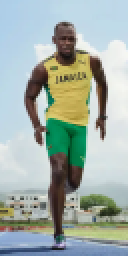
#> input picture HOG/test_images/bolt.png, 64 x 128 px (shown 2 times larger)
$ jupyter execute HOG_test.ipynb   (older library calls are emulated)
#> lines starting #> are read from the running program, lines starting #| are printed output that depends on the picture
#> further down, img is the input picture: shape (128, 64, 3); mean B, G, R 167.3, 174.7, 161.5
#| (128, 64, 3)
### HOG/HistogramOfGradients.py
import os
import cv2
from matplotlib import pyplot as plt
import numpy as np
import math

class HOG:
    def __init__(self, img:np.array, nbins:int = 9, cell_w_h:int = 8, gray_image:bool = False):
        '''input img must be in 0-255 values'''
#> called with nbins = 9, cell_w_h = 8, gray_image = False
        assert img is not None
        self.original_image = img
        self.__nbins__ = nbins
        self.__cell_w_h__ = cell_w_h
        self.__only_gray__ = gray_image
        self.__cells_grid_columns__ = int(self.original_image.shape[1]/cell_w_h)
#> self.__cells_grid_columns__ = 8
        self.__cells_grid_rows__ = int(self.original_image.shape[0]/cell_w_h)
#> self.__cells_grid_rows__ = 16

        self.__target_image__ = cv2.cvtColor(self.original_image, cv2.COLOR_BGR2GRAY) if self.__only_gray__ else self.original_image

        self.__target_image__ = np.float32(self.__target_image__) / 255.0
        gx = cv2.Sobel(self.__target_image__, cv2.CV_32F, 1, 0, ksize=1)
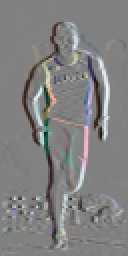
#> gx: shape (128, 64, 3) float32 (shown 2 times larger); mean R, G, B 0.00321, 0.00218, 0.000915; drawn with min black and max white
        gy = cv2.Sobel(self.__target_image__, cv2.CV_32F, 0, 1, ksize=1)
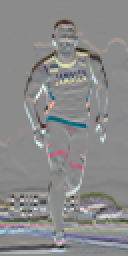
#> gy: shape (128, 64, 3) float32 (shown 2 times larger); mean R, G, B -0.00481, -0.00491, -0.00359; drawn with min black and max white

        # Gradient magnitudes and gradient directions.
        self.gmag, self.gangles = cv2.cartToPolar(gx,gy, angleInDegrees=True)
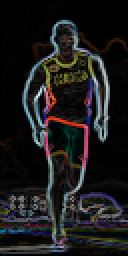
#> self.gmag: shape (128, 64, 3) float32 (shown 2 times larger); mean R, G, B 0.119, 0.116, 0.116; drawn with min black and max white
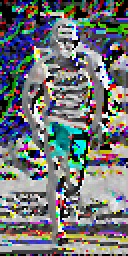
#> self.gangles: shape (128, 64, 3) float32 (shown 2 times larger); mean R, G, B 157.1, 163.5, 165.3; drawn with min black and max white
        if self.gangles.ndim == 2:
            self.gangles = self.gangles[:,:,np.newaxis]
            self.gmag = self.gmag[:,:,np.newaxis]

        self.hogs = np.empty([self.__cells_grid_rows__, self.__cells_grid_columns__, nbins, self.gangles.shape[-1]], dtype=np.float32)
        for i in range(self.__cells_grid_rows__):
            for j in range(self.__cells_grid_columns__):
                start_x, start_y = i*cell_w_h, j*cell_w_h
                end_x, end_y = (i+1)*cell_w_h, (j+1)*cell_w_h
                self.hogs[i,j] = self.__ToBins__(self.gangles[start_x:end_x, start_y:end_y],self.gmag[start_x:end_x, start_y:end_y])

        assert np.all(self.hogs>=0), "Not all hog values are >= 0."

        self.norm_hogs = np.empty([self.__cells_grid_rows__-1, self.__cells_grid_columns__-1, nbins, self.gangles.shape[-1]], dtype=np.float32)
        for i in range(self.__cells_grid_rows__-1):
            for j in range(self.__cells_grid_columns__-1):
                for k in range(self.hogs.shape[-1]):
                    self.norm_hogs[i,j,:,k] = self.__Normalize__(self.hogs[i:i+1,j:j+1,:,k])
#> this loop made 15 passes


    def __ToBins__(self, cell_dir:np.array, cell_mag:np.array):
        'Takes a 8x8 cell as input, and returns a np.array representing the HOG of that cell.'
        #direction angles in degrees!
        assert cell_dir.shape == cell_mag.shape, f"dir {cell_dir.shape} and mag {cell_mag.shape} matrixes have a different shape."
        #assert np.all(cell_mag <= 1), "all magnitudes should be <= 1."
        if cell_dir.ndim == 2:
            cell_dir = cell_dir[:,:,np.newaxis]
            cell_mag = cell_mag[:,:,np.newaxis]

        cell_dir = cell_dir % 180
        bins = np.zeros(shape=(self.__nbins__,cell_dir.shape[-1]), dtype=np.float32)
        step = 180.0/self.__nbins__

        #in this array, idx 0 correspond to angle 180-step, and idx -1 correspond to angle 0
        angles = np.arange(-step,180.0+step,step)
        angles = angles[:,np.newaxis]   #for broadcasting

        idx_helper = np.arange(cell_dir.shape[-1])
        #print(angles)
        for i in range(self.__cell_w_h__):
            for j in range(self.__cell_w_h__):
                dir, mag = cell_dir[i,j], cell_mag[i,j]
                diff = np.abs(angles-dir)
                idx_1 = np.argmin(diff, 0)
                tmp = diff[idx_1, idx_helper]
                diff[idx_1, idx_helper] = 180
                idx_2 = np.argmin(diff, 0)
                diff[idx_1, idx_helper] = tmp
                factor_1 = 1.0 - diff[idx_1, idx_helper] / step
                factor_2 = 1.0 - diff[idx_2, idx_helper] / step
                assert np.all(factor_1 >= 0), print(factor_1)
                assert np.all(factor_2 >= 0), print(diff,idx_1,idx_2,factor_2)
                #now we just have to correct the indexes.
                idx_1 = np.where(idx_1==0, self.__nbins__-1, idx_1-1)
                idx_1 = np.where(idx_1==self.__nbins__, 0, idx_1)
                idx_2 = np.where(idx_2==0, self.__nbins__-1, idx_2-1)
                idx_2 = np.where(idx_2==self.__nbins__, 0, idx_2)
                bins[idx_1] = bins[idx_1] + factor_1 * mag
                bins[idx_2] = bins[idx_2] + factor_2 * mag
        return bins

    def __Normalize__(self,v:np.array):
        norm = np.linalg.norm(v)
        if norm == 0:
            return v
        return v / norm

    #visualization
    def __PlotAngles__(self, angles:np.array, mags:np.array, thickness:int=1, plot_dim=35):
        assert plot_dim > 1, "plot_dimf must be greater than 1."
        assert thickness >= 1, "thickness must be greater then 0."
        assert angles.dtype is not np.float32 , f"dtype for tensor angles must be float32, but it's {angles.dtype}"
        assert mags.dtype is not np.float32 , f"dtype for tensor mags must be float32, but it's {mags.dtype}"
        assert mags.shape == angles.shape, f"tensor mags {mags.shape} has a different shape respect {angles.shape}"
        assert np.all(mags >= 0), f"mag's value should be >= 0. You passed {mags}"
        margin = int(plot_dim/8)

        plot_matrix = np.zeros(shape=(plot_dim,plot_dim), dtype=np.uint8)
        angles = angles*math.pi / 180.0
        dir = np.array([ -np.cos(angles), -np.sin(angles) ])
        cy = cx = round(plot_dim/2)

        boost_magnitudes = False
        mags = np.sqrt(mags) if boost_magnitudes else mags

        #let's avoid negative lenghts
        lenghts = np.maximum(np.ceil(mags * plot_dim/2) -math.floor(thickness/2) - margin, 0)
        w1 = math.ceil(thickness/2)
        w2 = thickness - w1

        #let's iterate on the maximum number of pixels which could be written.
        for i in range( math.ceil(plot_dim/2) -math.floor(thickness/2) - margin):
            mov =  np.round(dir * i).astype(np.int16)
            dx_vec = mov[0,:]
            dy_vec = mov[1,:]

            for j in range(dx_vec.shape[0]): #probably this coudl be avoided and optimized..
                dx = dx_vec[j]
                dy = dy_vec[j]
                if(lenghts[j] >= i):
                    plot_matrix[cx+dx-w1:cx+dx+w2,cy+dy-w1:cy+dy+w2] = 1
                    plot_matrix[cx-dx-w1:cx-dx+w2,cy-dy-w1:cy-dy+w2] = 1
        return plot_matrix


    #visualize a full histogram
    def __DrawHistograms__(self, histogram:np.array, plot_dim:int, thick=1):
        step = 180.0/self.__nbins__
        angles = np.arange(0,180,step)
        img = np.empty(shape=(plot_dim,plot_dim,histogram.shape[-1]))
        for i in range(histogram.shape[-1]): #color channels
            img[:,:,i] = self.__PlotAngles__(angles,histogram[:,i], thickness=thick, plot_dim=plot_dim)
        return img


    def Get_HOG_Graphics(self, thick=1, plot_dim=35):
#> called with thick = 2, plot_dim = 35
        image = np.empty(shape=(self.hogs.shape[0]*plot_dim, self.hogs.shape[1]*plot_dim, self.hogs.shape[-1]), dtype=np.uint8)

        for i in range(self.hogs.shape[0]):
            for j in range(self.hogs.shape[1]):
                image[i*plot_dim:(i+1)*plot_dim, j*plot_dim:(j+1)*plot_dim] = self.__DrawHistograms__(self.hogs[i,j], plot_dim, thick=thick)
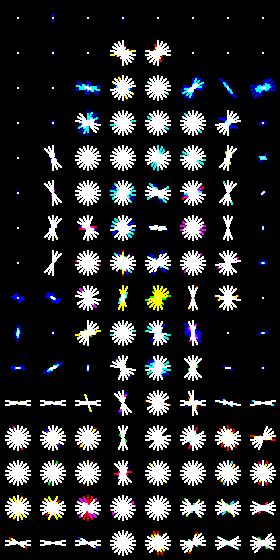
#> image: shape (560, 280, 3); mean of channels 0, 1, 2 0.158, 0.154, 0.15; drawn with 1 as white
        return np.uint8(image * 255)

    def Get_Norm_HOG_Graphics(self, thick=1, plot_dim=35):
#> called with thick = 2, plot_dim = 35
        image = np.empty(shape=(self.norm_hogs.shape[0]*plot_dim, self.norm_hogs.shape[1]*plot_dim, self.norm_hogs.shape[-1]), dtype=np.uint8)

        for i in range(self.norm_hogs.shape[0]):
            for j in range(self.norm_hogs.shape[1]):
                image[i*plot_dim:(i+1)*plot_dim, j*plot_dim:(j+1)*plot_dim] = self.__DrawHistograms__(self.norm_hogs[i,j], plot_dim, thick=thick)
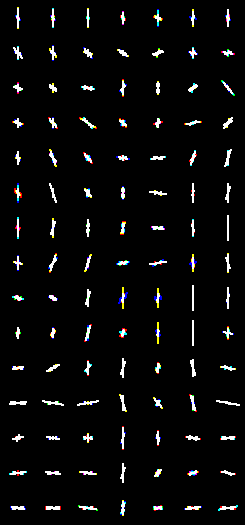
#> image: shape (525, 245, 3); mean of channels 0, 1, 2 0.0386, 0.0388, 0.0388; drawn with 1 as white
        return np.uint8(image * 255)
#> returned value: shape (525, 245, 3)

### HOG/HOG_test.ipynb
[cell 1]
import os
import cv2
from matplotlib import pyplot as plt
import numpy as np
from HistogramOfGradients import HOG

img_path = os.path.join("test_images","bolt.png")
img = cv2.imread(img_path)
img = cv2.cvtColor(img, cv2.COLOR_BGR2RGB)

print(img.shape)
hog = HOG(img)

#plt.imshow(hog.Get_Norm_HOG_Graphics())
fig, ax = plt.subplots(nrows=1, ncols=4, figsize=(20,14))
ax[0].imshow(hog.original_image)
ax[1].imshow(hog.gmag)
ax[2].imshow(hog.Get_HOG_Graphics(thick=2))
ax[3].imshow(hog.Get_Norm_HOG_Graphics(thick=2))
plt.show()
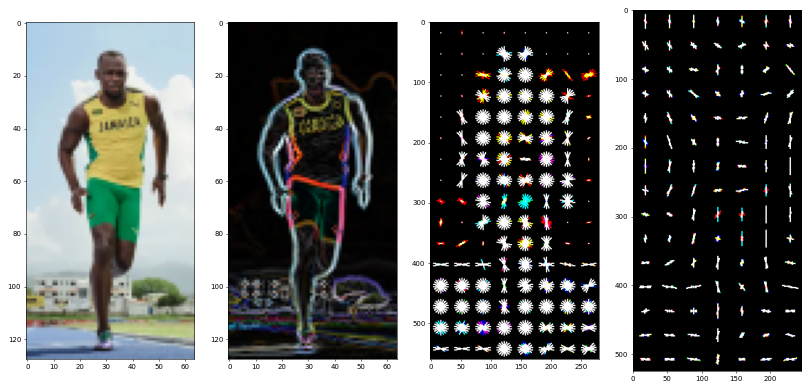
#> figure drawn by matplotlib, 4 panels

$ run again, with HOG/test_images/bike.jpeg saved as HOG/test_images/bolt.png
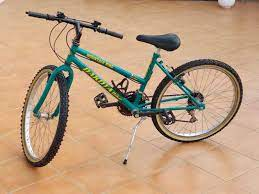
#> input picture HOG/test_images/bike.jpeg, 259 x 194 px
#> img is the input picture: shape (194, 259, 3); mean B, G, R 128.1, 156.9, 187.2
#| (194, 259, 3)
#> after the loop in Get_Norm_HOG_Graphics, `for i in range(self.norm_hogs.shape[0]):`:
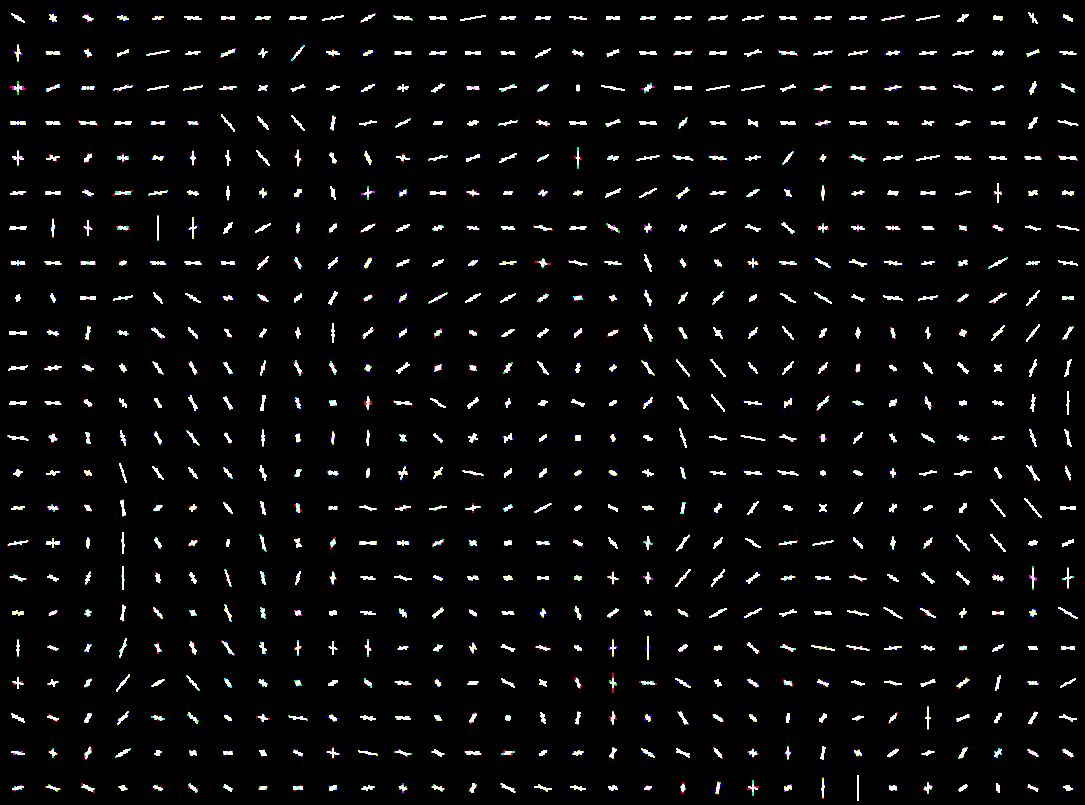
#> image: shape (805, 1085, 3); mean of channels 0, 1, 2 0.0376, 0.0376, 0.0374; drawn with 1 as white
#> `plt.show()`:
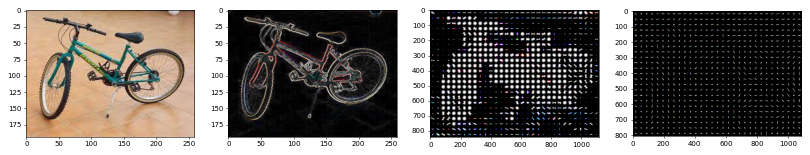
#> figure drawn by matplotlib, 4 panels
